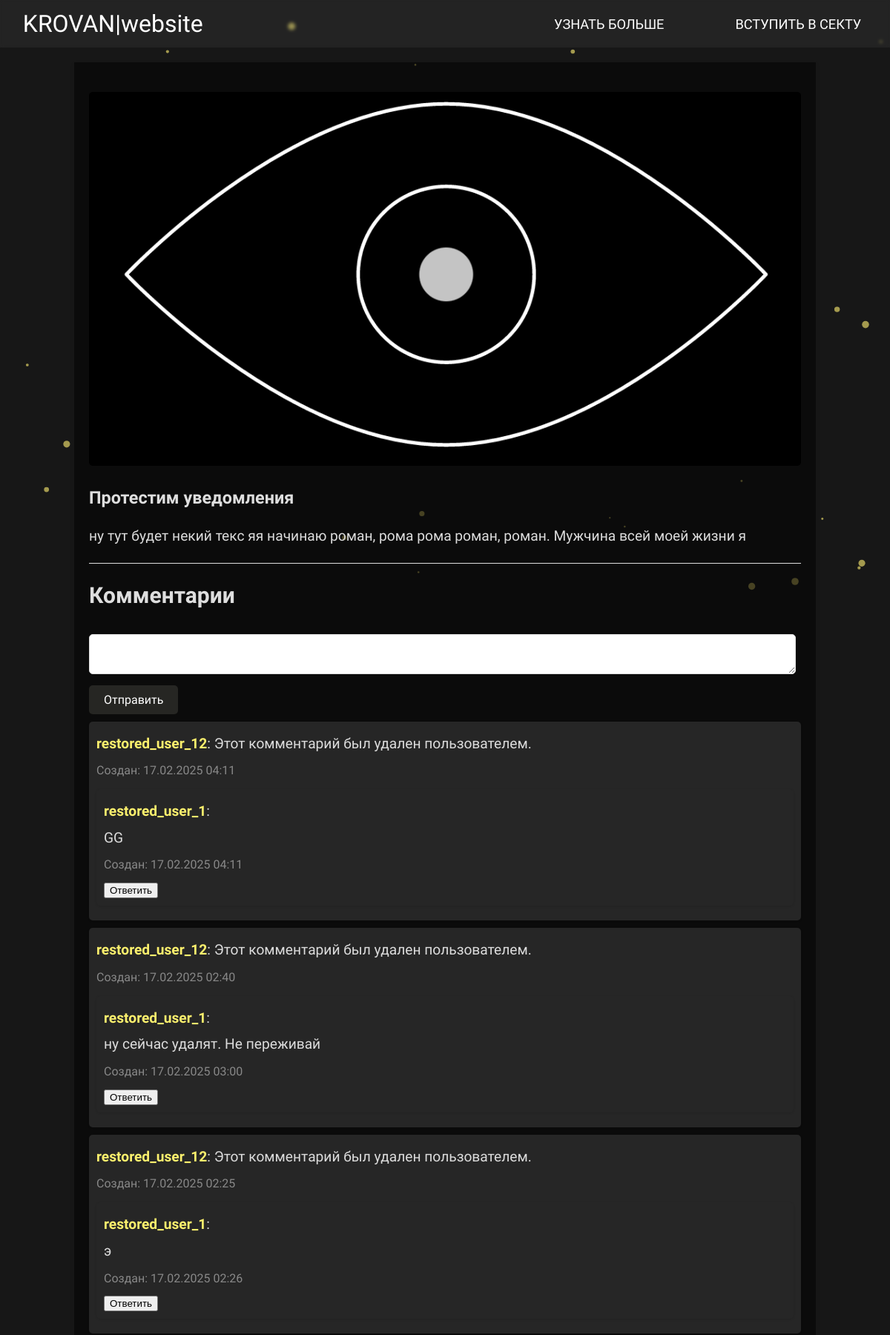
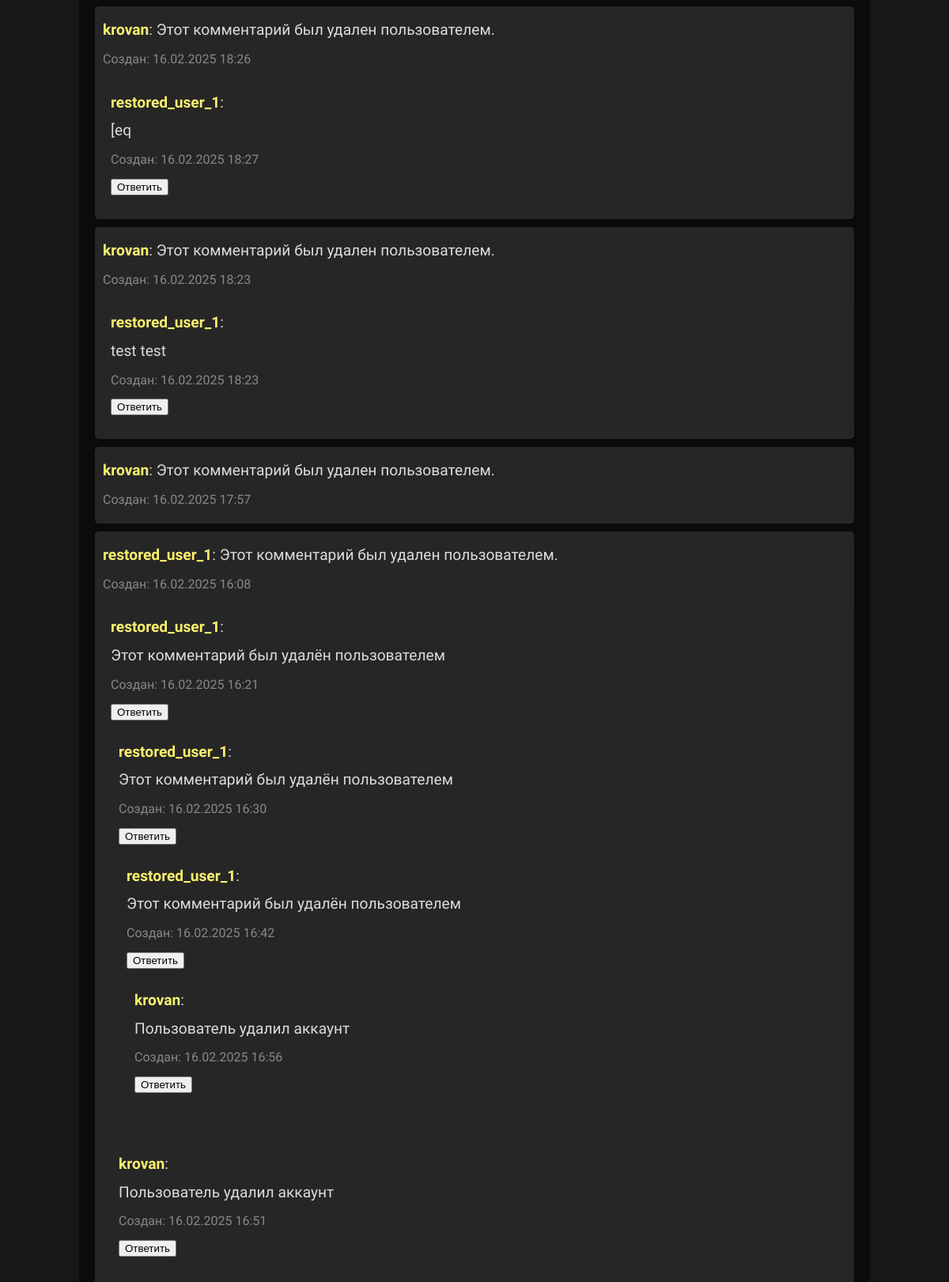
Page /request/-624bcf9c/ (upper part) on the committed database (2 pictures, top to bottom).
### Profile/models.py (models this page shows, shortened)
class Request(models.Model):
    STATUS_CHOICES = [
        ('pending', 'На рассмотрении'),
        ('approved', 'Одобренно'),
        ('rejected', 'Отклонено'),
    ]
    has_new_comments = models.BooleanField(default=False)
    user = models.ForeignKey(User, on_delete=models.CASCADE, related_name='requests')
    title = models.CharField(max_length=200, verbose_name="Заголовок")
    body = models.TextField(verbose_name="Основной текс")
    file = models.FileField(
        upload_to='requests/files/',
        blank=True,
        null=True,
        validators=[FileExtensionValidator(['jpg', 'jpeg', 'png', 'gif'])],
        verbose_name='Изображение'
    )
    slug = models.SlugField(max_length=255, unique=True, blank=True, null=True, verbose_name='Slug')
    status = models.CharField(max_length=10, choices=STATUS_CHOICES, default='pending', verbose_name='Статус')
    created_at = models.DateTimeField(auto_now_add=True, verbose_name='Дата создания')
    updated_at = models.DateTimeField(auto_now=True, verbose_name='Дата обновления')

class Comment(models.Model):
    post = models.ForeignKey(
        Request,
        on_delete=models.CASCADE,
        related_name='comments'
    )
    user = models.ForeignKey(
        User,
        on_delete=models.SET_NULL,
        null=True,
        blank=True,
        related_name='comments'
    )
    body = models.TextField()
    original_body = models.TextField(null=True, blank=True)  # Новое поле
    created_at = models.DateTimeField(auto_now_add=True)
    editable_until = models.DateTimeField(default=now() + timedelta(seconds=900))
    has_replies = models.BooleanField(default=False)
    is_deleted = models.BooleanField(default=False)
    delete_time = models.DateTimeField(null=True, blank=True)
    DELETED_BY_USER = 'user'
    DELETED_BY_SYSTEM = 'system'
    DELETED_BY_CHOICES = [
        (DELETED_BY_USER, 'User'),
        (DELETED_BY_SYSTEM, 'System'),
    ]
    deleted_by = models.CharField(
        max_length=10,
        choices=DELETED_BY_CHOICES,
        null=True,
        blank=True
    )
    parent = models.ForeignKey(
        "self",
        on_delete=models.CASCADE,
        null=True,
        blank=True,
        related_name="replies"
    )

### Profile/views.py (the view, shortened to what this page needs)
# urls.py: path('request/<slug:slug>/', views.post_detail, name='post_detail'),
def post_detail(request, slug):
    post = get_object_or_404(Request, slug=slug)
    BANNED_WORDS = ["негр", "кровь", "fuck", "арбуз", "хуй"]
    def censor_text(comment):
        for word in BANNED_WORDS:
            comment = comment.replace(word, "&!%*!")  # Фильтр запрещенных слов
        return comment
    comments = Comment.objects.filter(
        post=post
    ).annotate(
        display_body=Case(
            When(is_deleted=True, deleted_by=Comment.DELETED_BY_SYSTEM, then=Value("Пользователь удалил аккаунт")),
            default=F('body'),
            output_field=TextField(),
        )
    ).order_by('-created_at')
    form = CommentForm()
    return render(request, 'requests/post_detail.html', {
        'post': post,
        'form': form,
        'comments': comments,
        'now': now(),
    })

### Profile/forms.py
class CommentForm(forms.ModelForm):
    class Meta:
        model = Comment
        fields = ['body']
        widgets = {
            'body': forms.Textarea(attrs={  # Изменили TextInput на Textarea
                'placeholder': "коментарий..",
                'rows': 3,
                'class': 'comment-field',
                'id': 'commentText',
            }),
        }

### Profile/templates/requests/post_detail.html (shortened to what this page needs)
{% load static %}
<!DOCTYPE html>
<html lang="ru">
<head>
    <link rel="stylesheet" href="{% static 'Profile/css/coms.css' %}">
    <link
            rel="stylesheet"
            href="https://cdnjs.cloudflare.com/ajax/libs/animate.css/4.1.1/animate.min.css"/>
    <link href="https://cdn.jsdelivr.net/npm/boxicons@2.1.4/css/boxicons.min.css" rel="stylesheet">
</head>
<body>
<header>
  <div class="main-header-container">
    <div class="content-container">
      <a href="" class="logo">KROVAN|website</a>
      <nav class="header-content navbar">
        <a href="#interesting" class="header-text more">УЗНАТЬ БОЛЬШЕ</a>
        {% if user.is_authenticated %}
              <a href="{% url 'user_profile' id=user.id %}" class="header-text brotherhood">
                  {{ user.username|upper }}
              </a>
          {% else %}
              <a href="{% url 'login' %}" class="header-text brotherhood">ВСТУПИТЬ В СЕКТУ</a>
          {% endif %}
      </nav>
    </div>
  </div>
</header>
<div class="container">
    <div class="news-feed">
        <div class="news-item">
            {% if post.file %}
                <img src="{{ post.file.url }}" class="news-image" alt="Картинка из бэка" />
            {%endif%}
            <h3>{{ post.title }}</h3>
            <p>
                {{ post.body }}
            </p>
            <hr>
            <h2>Комментарии</h2>
           <form method="post" id="commentForm">
                <textarea id="commentText" name="body"></textarea>
                <button type="submit" class="comment-button">Отправить</button>
            </form>
            <div class="comments-container" id="commentsContainer">
                {% for comment in comments %}
                    {% if not comment.parent %}
                        <div class="comment" data-id="{{ comment.id }}" data-created="{{ comment.created_at.timestamp }}">
                            <p>
                                <strong>{{ comment.user.username }}</strong>:
                                {% if comment.is_deleted %}
                                    <span class="deleted-comment">Этот комментарий был удален пользователем.</span>
                                {% else %}
                                    <span class="comment-body">{{ comment.display_body }}</span>
                                {% endif %}
                            </p>
                            <p><small>Создан: {{ comment.created_at|date:"d.m.Y H:i" }}</small></p>
                            <div class="replies">
                                {% include 'requests/comment_replies.html' with replies=comment.replies.all %}
                            </div>
                        </div>
                    {% endif %}
                {% endfor %}
            </div>
        </div>
    </div>
</div>
</body>
</html>

### Profile/templates/requests/comment_replies.html (shortened to what this page needs)
<!DOCTYPE html>
<html lang="en">
<head>
</head>
<body>
    {% for reply in replies %}
        <div class="comment reply" data-id="{{ reply.id }}">
            <p><strong>{{ reply.user.username }}</strong>:</p>
            <p class="comment-body">{{ reply.body }}</p>
            <p><small>Создан: {{ reply.created_at|date:"d.m.Y H:i" }}</small></p>
            <button class="reply-button" data-id="{{ reply.id }}">Ответить</button>
            <div class="replies">
                {% include 'requests/comment_replies.html' with replies=reply.replies.all %}
            </div>
        </div>
    {% endfor %}
</body>
</html>

### Profile/static/Profile/css/coms.css (style rules this page uses)
body { font-family: 'Handjet', serif; font-style: normal; font-size: 20px ; font-variation-settings: "ELGR" 1, "ELSH" 5.2; color: whitesmoke; margin: 0; padding: 0; background-color: rgb(23, 23, 23); }
html { scroll-behavior: smooth; }
:root { --index: 1vh + 1vw; }
.navbar a { text-align: center; padding: 1rem; font-size: 2rem; color: white; text-decoration: none; }
.main-header-container { position: relative; width: 100%; height: 8vh; backdrop-filter: blur(2px); background: rgba(102, 102, 102, 0.16); display: flex; align-items: center; justify-content: center; z-index: 1; }
.content-container { position: relative; width: 100%; height: 100%; display: flex; align-items: center; justify-content: space-between; z-index: 2; }
.header-content { display: flex; justify-content: space-between; gap: 80px; }
.logo, .header-text { text-decoration: none; color: rgb(255, 255, 255); font-size: 2rem; transition: 0.5s; }
.header-text { font-size: 2rem; transition: 0.3s; }
.logo { margin-left: calc(var(--index) * 1.9); ; }
.navbar { margin-right: calc(var(--index) * 1.9); }
.container { width: 80%; margin: 20px auto; background-color: rgba(5, 5, 5, 0.58); padding: 20px; box-shadow: 0 2px 5px rgba(0, 0, 0, 0.1); }
@media (min-width: 1182px) { .navbar { flex-direction: row; height: auto; background: none; position: static; } }
@media (min-width: 1182px) { .navbar a { font-size: calc(var(--index) * .85); color: #fff; padding: 0 0.5rem; } }
h2, h3 { color: #dedede; }
.news-feed { margin-top: 20px; }
.news-item { margin-bottom: 30px; }
.news-image { max-width: 100%; height: auto; border-radius: 5px; }
.news-item p { max-width: 100%; word-wrap: break-word; line-height: 1.6; margin-bottom: 20px; color: #dcdcdc; font-size: 1.2rem; }
.news-item p { max-height: 300px; overflow-y: auto; padding-right: 10px; }
.comment { background-color: #262626; padding: 10px; margin: 10px 0; border-radius: 5px; box-shadow: 0 1px 3px rgba(0, 0, 0, 0.1); }
.comment p { margin: 5px 0; }
.comment strong { color: #fcf06d; }
form textarea { width: 97%; padding: 10px; margin: 10px 0; border: 1px solid #ddd; border-radius: 5px; font-size: 14px; }
form button { background-color: #262623; color: white; font-family: Handjet, serif; border: none; padding: 10px 20px; font-size: 16px; border-radius: 5px; cursor: pointer; }
small { color: #888; }
hr { border: 0; border-top: 1px solid #ddd; margin: 20px 0; }

### rows in the picture
Request: file (picture), title "Протестим уведомления", body "ну тут будет некий текс яя начинаю роман, рома рома роман, роман. Мужчина всей моей жизни я"
Comment: user.username "restored_user_12", shows "Этот комментарий был удален пользователем.", created_at "17.02.2025 04:11"
Comment: user.username "restored_user_1", body "GG", created_at "17.02.2025 04:11"
Comment: user.username "restored_user_12", shows "Этот комментарий был удален пользователем.", created_at "17.02.2025 02:40"
Comment: user.username "restored_user_1", body "ну сейчас удалят. Не переживай", created_at "17.02.2025 03:00"
Comment: user.username "restored_user_12", shows "Этот комментарий был удален пользователем.", created_at "17.02.2025 02:25"
Comment: user.username "restored_user_1", body "э", created_at "17.02.2025 02:26"
Comment: user.username "krovan", shows "Этот комментарий был удален пользователем.", created_at "16.02.2025 18:26"
Comment: user.username "restored_user_1", body "[eq", created_at "16.02.2025 18:27"
Comment: user.username "krovan", shows "Этот комментарий был удален пользователем.", created_at "16.02.2025 18:23"
Comment: user.username "restored_user_1", body "test test", created_at "16.02.2025 18:23"
Comment: user.username "krovan", shows "Этот комментарий был удален пользователем.", created_at "16.02.2025 17:57"
Comment: user.username "restored_user_1", shows "Этот комментарий был удален пользователем.", created_at "16.02.2025 16:08"
Comment: user.username "restored_user_1", body "Этот комментарий был удалён пользователем", created_at "16.02.2025 16:21"
Comment: user.username "restored_user_1", body "Этот комментарий был удалён пользователем", created_at "16.02.2025 16:30"
Comment: user.username "restored_user_1", body "Этот комментарий был удалён пользователем", created_at "16.02.2025 16:42"
Comment: user.username "krovan", body "Пользователь удалил аккаунт", created_at "16.02.2025 16:56"
Comment: user.username "krovan", body "Пользователь удалил аккаунт", created_at "16.02.2025 16:51"
